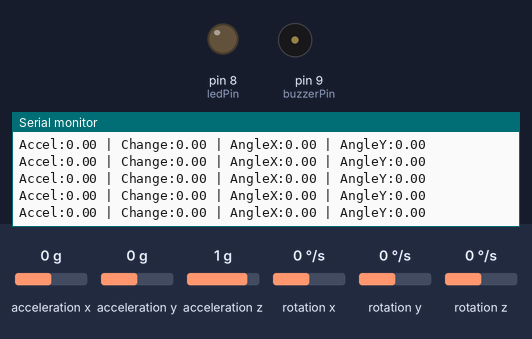
The sketch below on a simulated Arduino Uno, built with avr-gcc and run on an emulated ATmega328P. On the bench: output pins drawn as LEDs (lit = HIGH), buzzer (waves = sounding, pin HIGH), the last lines printed to the serial monitor. Inputs (shaded band) come from the test bench; at power-on: acceleration x 0 g, acceleration y 0 g, acceleration z 1 g, rotation x 0 °/s, rotation y 0 °/s, rotation z 0 °/s.

Above: at 3.8 s.
3.9 s: acceleration x set to -1.4 g
At 3.99 s:
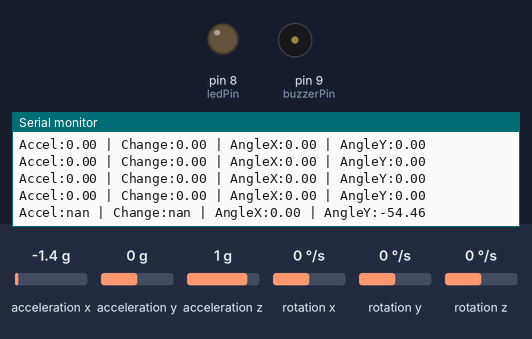
5.9 s: acceleration y set to -1.4 g
At 6.01 s:
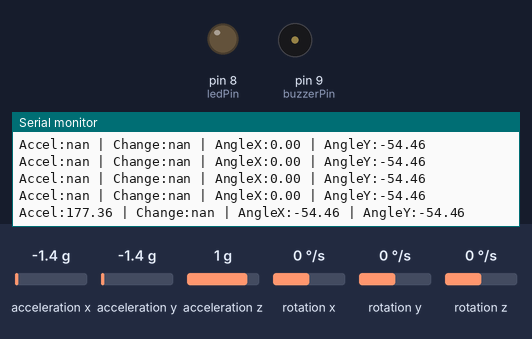
8.9 s: acceleration z set to -1.4 g
At 9.06 s:
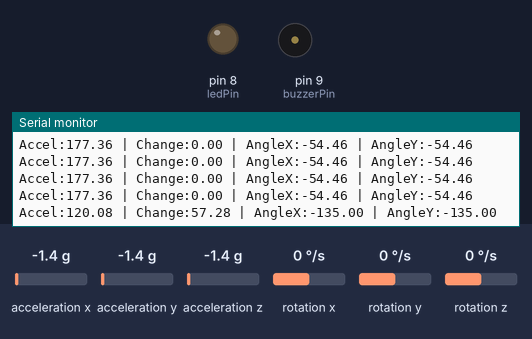
Timing chart, 0 to 11.9 s (numbered marks = the images above; inputs shaded):
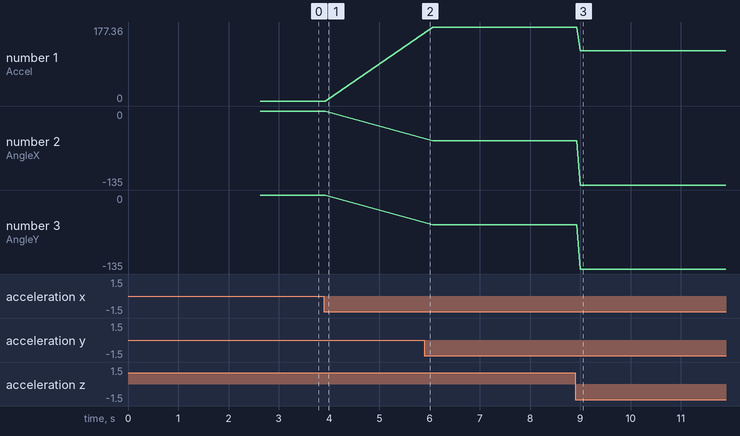

Measured:
- after the input at 3.9 s, the serial monitor: prints a new line after 0.08 s (image 1)
- after the input at 5.9 s, the serial monitor: prints a new line after 0.10 s (image 2)
- after the input at 8.9 s, the serial monitor: prints a new line after 0.10 s (image 3)
- plotted number 1: 0 → 177.36 after the input at 5.9 s, 177.36 → 120.08 after the input at 8.9 s
- plotted number 2: -54.46 → -135 after the input at 8.9 s
- plotted number 3: -54.46 → -135 after the input at 8.9 s

The sketch:

SmartHelmCode.ino
```cpp
#include <Wire.h>
#include <MPU6050.h>

MPU6050 mpu;

int ledPin = 8;
int buzzerPin = 9;

float prevAccel = 0;
float currentAccel = 0;
float change = 0;

float angleX, angleY;

int triggerCount = 0;
float threshold = 170;

// Calibration value
float baseAccel = 0;

// 🔧 CALIBRATION FUNCTION
void calibrateSensor() {
  int16_t ax, ay, az;

  Serial.println("Calibrating... Keep helmet still");

  for (int i = 0; i < 50; i++) {
    mpu.getAcceleration(&ax, &ay, &az);
    baseAccel += sqrt(ax * ax + ay * ay + az * az);
    delay(50);
  }

  baseAccel /= 50;

  Serial.print("Baseline Acceleration: ");
  Serial.println(baseAccel);
}

void setup() {
  Serial.begin(9600);
  Wire.begin();
  mpu.initialize();

  pinMode(ledPin, OUTPUT);
  pinMode(buzzerPin, OUTPUT);

  if (mpu.testConnection()) {
    Serial.println("MPU6050 Connected Successfully");
  } else {
    Serial.println("MPU6050 Connection Failed");
  }

  calibrateSensor();
}

void loop() {
  int16_t ax, ay, az;

  // Read sensor data
  mpu.getAcceleration(&ax, &ay, &az);

  // Total acceleration
  currentAccel = sqrt(ax * ax + ay * ay + az * az);

  // Sudden change (jerk)
  change = abs(currentAccel - prevAccel);

  // Tilt calculation
  angleX = atan2(ay, az) * 180 / PI;
  angleY = atan2(ax, az) * 180 / PI;

  // Serial output (good for plotter too)
  Serial.print("Accel:");
  Serial.print(currentAccel);
  Serial.print(" | Change:");
  Serial.print(change);
  Serial.print(" | AngleX:");
  Serial.print(angleX);
  Serial.print(" | AngleY:");
  Serial.println(angleY);

  // Step 1: Detect sudden jerk
  if (change > threshold) {
    triggerCount++;
  } else {
    triggerCount = 0;
  }

  // Step 2: Confirm with tilt
  bool accident = false;

  if (triggerCount >= 2) {
    Serial.println("Impact detected... checking tilt");

    delay(100);

    if (abs(angleX) > 45 || abs(angleY) > 45) {
      accident = true;
    }
  }

  // Step 3: Final accident confirmation
  if (accident) {
    Serial.println("🚨 ACCIDENT CONFIRMED!");

    digitalWrite(ledPin, HIGH);
    digitalWrite(buzzerPin, HIGH);

    delay(3500);

    triggerCount = 0;
  } else {
    digitalWrite(ledPin, LOW);
    digitalWrite(buzzerPin, LOW);
  }

  prevAccel = currentAccel;

  delay(10);
}
```
